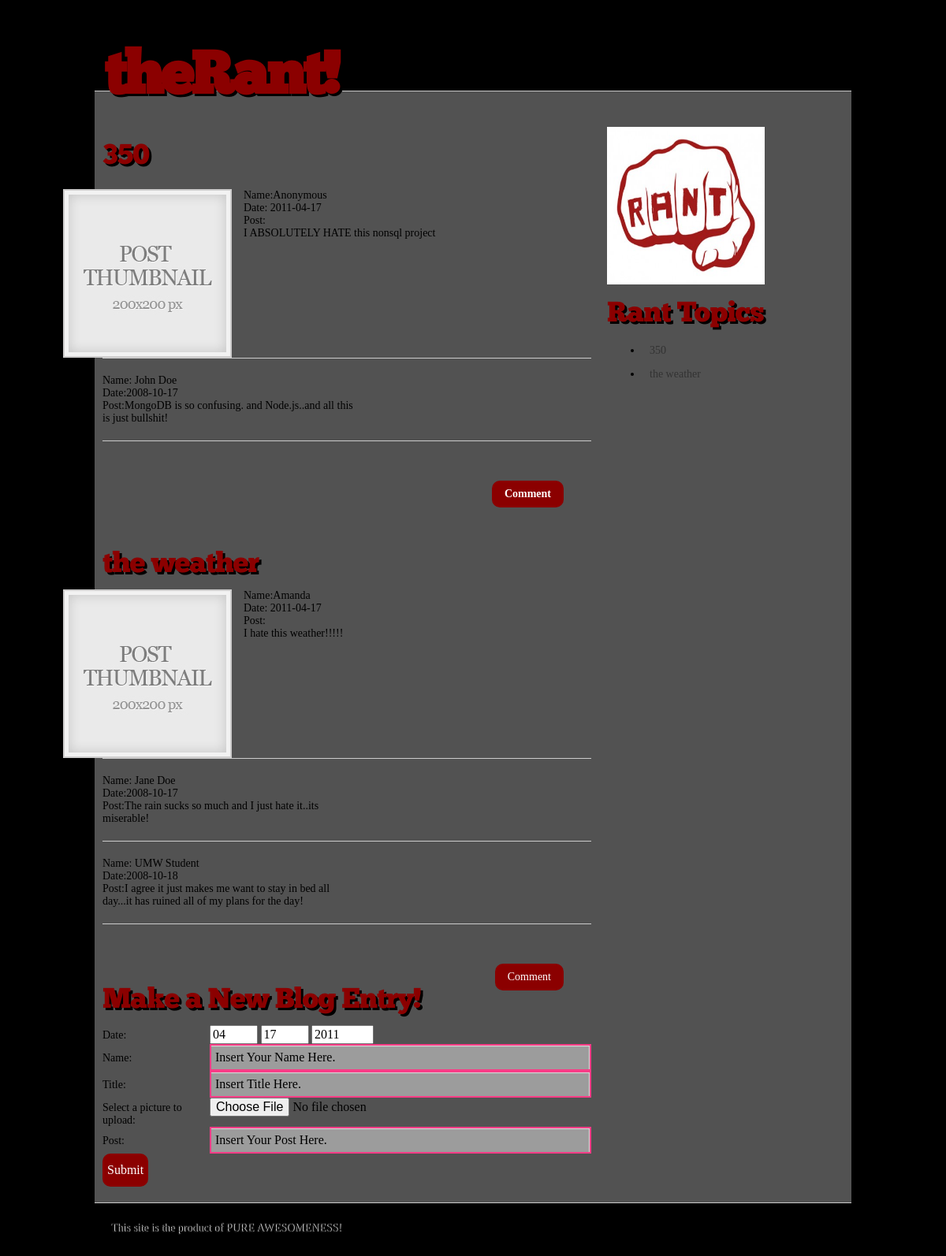
Screenshot of /blog.php with the database file from the repository.
### tables this page shows
CREATE TABLE IF NOT EXISTS `posts` (
  `id` int(11) NOT NULL AUTO_INCREMENT,
  `title` varchar(150) NOT NULL default 'Untitled',
  `post` blob NOT NULL,
  `author` varchar(50) NOT NULL default '0',
  `date_posted` date NOT NULL default '0000-00-00',
  `pic` blob,
  PRIMARY KEY  (`id`)
);

CREATE TABLE IF NOT EXISTS `comment`(
`id` int(11) NOT NULL AUTO_INCREMENT,
`post` blob NOT NULL,
`author` varchar(50) NOT NULL default '0',
`date_posted` date NOT NULL default '0000-00-00',
PRIMARY KEY(`id`)
);

### blog.php (the view, shortened to what this page needs)
<html>
<head>
    <link href="css/960.css" rel="stylesheet" type="text/css" />
    <link href="style.css" rel="stylesheet" type="text/css" />
</head>
<body>
<div id="wrapper" class="container_12">
    <header id="header" class="grid_12">
		<h1><a href="blog.php">theRant!</a></h1>
    </header>
    <div id="content">
    <div id="main" class="grid_8 alpha">
    <article class="post">
<?php
include ('db_connect.php');
$query = "SELECT * FROM posts";
$result = mysqli_query($db, $query)or die("Error Querying Database1");
while($row = mysqli_fetch_array($result)){
echo "<h3><a href=\"#\">" . $row['title'] . "</a></h3><img src=\"images/thumbnail.jpg\" alt=\"\" class=\"thumbnail alignleft\" />";
echo "<table>";
echo "<tr><td width=\"35%\">Name:"  . $row['author']  . "</td><td></td><tr>";
echo "<tr><td width=\"65%\">Date: " . $row['date_posted'] . "</td><td></td></tr>";
echo "<tr><td>Post:</td></tr><tr><td>";
echo wordwrap($row['post'] . "</td></tr>",50,"<br />\n",TRUE);
echo "</table>";
$postid=$row['id'];
$query = "SELECT * FROM postTocomment WHERE postId='$postid'";
$result1 = mysqli_query($db, $query)or die("Error Querying Database1");
echo"<br/><hr/>";
while($row2 = mysqli_fetch_array($result1)){
$query1 = "SELECT * FROM comment WHERE id='$row2[commentId]'";
$result2 = mysqli_query($db, $query1)or die("Error Querying Database2");
while($row1 = mysqli_fetch_array($result2)){
	echo"<table>";
    echo "<tr><td width=\"35%\">Name: "  . $row1['author']  . "</td></tr>";
	echo "<td width=\"65%\">Date:" . $row1['date_posted'] . "</td></tr>";
	echo "<tr><td>Post:";
	echo wordwrap($row1['post'] . "</td></tr>",50,"<br />\n",TRUE);
	echo "</table>";
	echo"<hr/>";
    }
	}
	?>
            <footer class="postmeta">
                <a href="blog.php?comment=y" class="more-link alignright">Comment</a>
            </footer>
        </article>
<?php
}
?>
					<h3>Make a New Blog Entry!</h3>
					<form enctype="multipart/form-data" method="post" action="blogController.php">
					<table>
					<tr><td>Date:</td><td><input type="number" name="month" min="1" max="12" step="1" value="<?php echo date("m", time()); ?>" size="3"/>
					<input type="number" name="day" min="1" max="31" step="1" value="<?php echo date("d", time()); ?>" size="3"/>
					<input type="number" name="year" min="1900" max="2014" step="1" value="<?php echo date("Y", time()); ?>" size="4"/></td></tr>
					<tr><td>Name:</td><td><input type="text" name="name" size="50" value="Insert Your Name Here."/></td></tr>
					<tr><td>Title:</td><td><input type="text" name="title" size="50" value="Insert Title Here."/></td></tr>
					<tr><td>Select a picture to upload: </td><td><input name="image" type="file"/></td></tr>
					<tr><td>Post:</td><td><input type="text" name="post" size="50" value="Insert Your Post Here."/></td></tr>
					<td><input type="submit" value="Submit" /> </td></tr>
					</table>
					</form>
</div>
<div id="sidebar" class="grid_4 omega">
		<aside class="widget">
		<img src="images/rant.jpg" height="200" width="200" />
		</aside>
        <aside class="widget">
            <h3>Rant Topics</h3>
			<?php
			$query = "SELECT * FROM posts";
			$result = mysqli_query($db, $query)or die("Error Querying Database1");
			while($row = mysqli_fetch_array($result)){
				echo "<li><a href=\"#\">" . $row['title'] . "</a></li>";
            }
			?>
        </aside>
    </div>
    </div>
    <footer id="footer" class="grid_12">
        <p>This site is the product of PURE AWESOMENESS!</p>
    </footer>
</div>
</body>
</html>

### css/960.css (style rules this page uses)
.container_12, .container_16 { margin-left: auto; margin-right: auto; width: 960px; }
.grid_1, .grid_2, .grid_3, .grid_4, .grid_5, .grid_6, .grid_7, .grid_8, .grid_9, .grid_10, .grid_11, .grid_12, .grid_13, .grid_14, .grid_15, .grid_16 { display: inline; float: left; position: relative; margin-left: 10px; margin-right: 10px; }
.container_12 .grid_12, .container_16 .grid_16 { width: 940px; }
.alpha { margin-left: 0; }
.omega { margin-right: 0; }
.container_12 .grid_4 { width: 300px; }
.container_12 .grid_8 { width: 620px; }

### style.css (style rules this page uses)
html, body, div, span, h1, h2, h3, h4, h5, h6, p, blockquote, pre, a, abbr, acronym, address, big, cite, code, del, dfn, em, font, img, q, small, strong, sub, sup, tt, var, ol, ul, li, fieldset, form, label, legend, table, caption, tbody, tfoot, thead, tr, th, td, article, aside, canvas, details, figcaption, figure, footer, header, hgroup, menu, nav, section, summary, time, mark, audio, video { margin: 0; padding: 0; border: 0; outline: 0; font-size: 100%; vertical-align: baseline; background: transparent; }
img { border: none; }
table { border-collapse: collapse; border-spacing: 0; }
h1, h2, h3, h4, h5, h6 { font-weight: normal; }
body { background:#000000; color: #000000; font: 14px/24px Georgia, 'Times New Roman', Times, serif; }
article, aside, details, figcaption, figure, footer, header, hgroup, menu, nav, section { display: block; }
a { color: #8B0000; text-decoration: none; -webkit-transition: all .1s linear; -moz-transition: all .1s linear; transition: all .1s linear; }
p, dl, hr, h1, h2, h3, h4, h5, h6, ol, ul, pre, table, fieldset, blockquote, .widget { margin-bottom: 20px; }
h1 { font-size: 32px; color:#8B0000; text-shadow: 3px 3px 0 #000; }
h3 { font-size: 36px; letter-spacing: -1px; color:#8B0000; text-shadow: 3px 3px 0 #000; }
#header h1, .post h2, h3 { font-family: 'ChunkFive Regular', Arial, Helvetica, sans-serif; }
hr { border: 0 solid #ccc; border-top-width: 1px; clear: both; height: 0; }
li { margin-left: 30px; }
#header { height: 115px; }
#header h1 a { color: #8B000; font-size: 76px; font-weight: bold; float: left; margin-top: 65px; padding: 20px 2px; letter-spacing: -3px; text-shadow: 3px 3px 0 #000; -webkit-transition: all 0.15s linear; -moz-transition: all 0.15s linear; transition: all 0.15s linear; }
#content { background: rgba(204, 204, 204, .4); border: 1px solid #ccc; border-left: none; border-right: none; float: left; width: 940px; padding: 40px 10px 0 10px; }
.post { font-weight:bold; min-height: 300px; margin-bottom: 60px; position: relative; }
.post h3 { margin: 30px 0; }
.postmeta { margin: 30px 35px 0 0; overflow: hidden; }
.postmeta a { color: #fff; }
.widget { overflow: hidden; padding-top: 5px; }
.widget li { line-height: 30px; }
.widget li a { color: #333; padding: 4px 5px; -webkit-transition: margin-left 0.3s linear; -moz-transition: margin-left 0.3s linear; transition: margin-left 0.3s linear; }
#footer { margin: 20px 0 30px 20px; text-shadow: 1px 0 1px #fff; }
#footer p { margin: 0; }
input, textarea, label { font: 16px Georgia, "Times New Roman", Times, serif; }
input[type=text], input[type=email], textarea { background: #cecdcd; background: rgba(206, 205, 205, 0.6); border: 2px solid #F83D87; padding: 6px 5px; -webkit-box-shadow: inset -1px 1px 1px rgba(255, 255, 255, 0.65); -moz-box-shadow: inset -1px 1px 1px rgba(255, 255, 255, 0.65); box-shadow: inset -1px 1px 1px rgba(255, 255, 255, 0.65); }
form input[type=submit] { border: none; cursor: pointer; padding: 12px 6px; }
.alignleft { float: left; }
.alignright { float: right; }
.btn, .more-link, input[type=submit] { background:#8B0000; color: #fff; padding: 5px 16px; border-radius: 10px; -webkit-border-radius: 10px; -moz-border-radius: 10px; }
img.alignleft, img.alignright { background: #f2f2f2; border: 2px solid #cecdcd; padding: 5px; -webkit-transition: border 0.2s linear; -moz-transition: border 0.2s linear; transition: border 0.2s linear; }
img.alignleft { margin-right: 15px; }
.thumbnail { margin-left: -50px; }

### rows the page displays
posts: title "350", author "Anonymous", date_posted "2011-04-17", post "I ABSOLUTELY HATE this nonsql project"
comment: author "John Doe", date_posted "2008-10-17", post "MongoDB is so confusing. and Node.js..and all this is just bullshit!"
posts: title "the weather", author "Amanda", date_posted "2011-04-17", post "I hate this weather!!!!!"
comment: author "Jane Doe", date_posted "2008-10-17", post "The rain sucks so much and I just hate it..its miserable!"
comment: author "UMW Student", date_posted "2008-10-18", post "I agree it just makes me want to stay in bed all day...it has ruined all of my plans for the day!"
